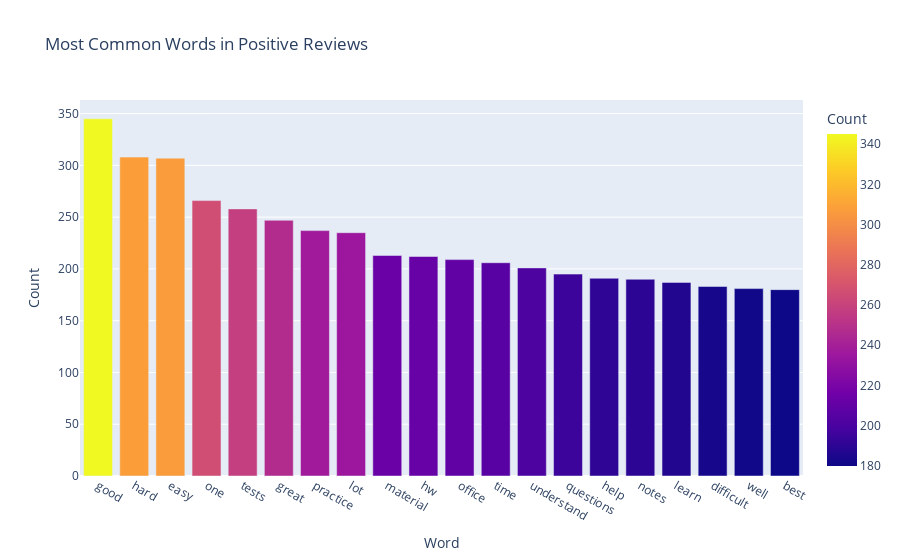
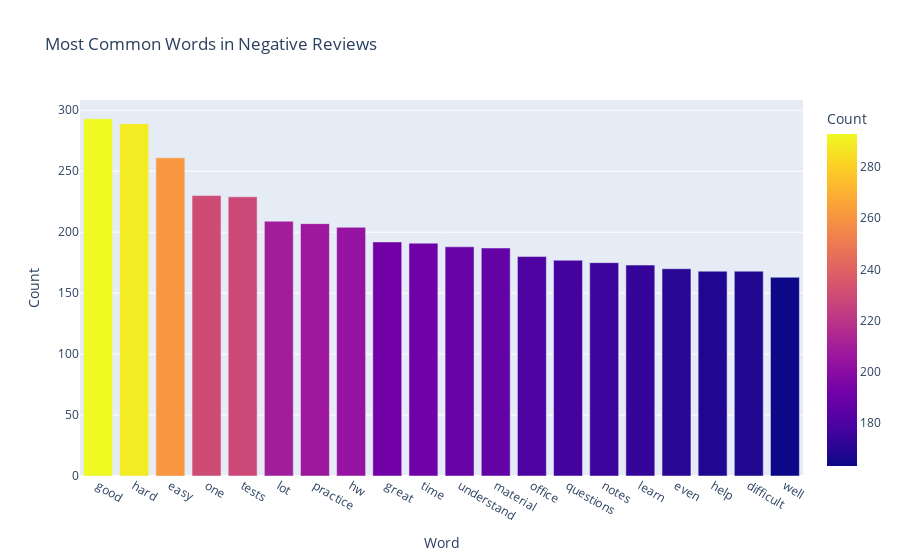

Notebook source saved alongside these figures, in order:
### Code cell
import pandas as pd
from collections import Counter
import plotly.express as px

# Separate positive and negative reviews based on the 'Sentiment' column
df_positive = df_all[df_all["Sentiment"].apply(lambda x: 'Positive' in x)]
df_negative = df_all[df_all["Sentiment"].apply(lambda x: 'Negative' in x)]

# Combine all words from positive reviews and negative reviews
pos_words = " ".join(df_positive["Reviews"].explode()).lower().split()
neg_words = " ".join(df_negative["Reviews"].explode()).lower().split()

# Remove stopwords
stop_words = set(stopwords.words('english'))
custom_stop_words = {'class', 'lecture', 'professor', 'really', 'homework', 'take', 'final', 'lectures', 'get', 'exams', 'student', 
                     'midterm', 'students', 'stats', 'go', 'make', 'course', 'pretty', 'would', 'like', 'much' }
stop_words.update(custom_stop_words)
pos_words = [word for word in pos_words if word not in stop_words and word.isalpha()]
neg_words = [word for word in neg_words if word not in stop_words and word.isalpha()]

# Count word frequencies
pos_freq = Counter(pos_words)
neg_freq = Counter(neg_words)

# Create dataframes with the most common words
df_pos_words = pd.DataFrame(pos_freq.most_common(20), columns=["Word", "Count"])
df_neg_words = pd.DataFrame(neg_freq.most_common(20), columns=["Word", "Count"])

# Plot both word distributions
fig1 = px.bar(df_pos_words, x="Word", y="Count", title="Most Common Words in Positive Reviews", color="Count")
fig2 = px.bar(df_neg_words, x="Word", y="Count", title="Most Common Words in Negative Reviews", color="Count")

fig1.show()
fig2.show()

### Figure 1 — Plotly figure (JSON) as saved in the notebook; plotly's stock layout.template omitted (floating-point values rounded to 4 significant figures)
{"data": [{"alignmentgroup": "True", "hovertemplate": "Word=%{x}<br>Count=%{marker.color}<extra></extra>", "legendgroup": "", "marker": {"color": [345, 308, 307, 266, 258, 247, 237, 235, 213, 212, 209, 206, 201, 195, 191, 190, 187, 183, 181, 180], "coloraxis": "coloraxis", "pattern": {"shape": ""}}, "name": "", "offsetgroup": "", "orientation": "v", "showlegend": false, "textposition": "auto", "type": "bar", "x": ["good", "hard", "easy", "one", "tests", "great", "practice", "lot", "material", "hw", "office", "time", "understand", "questions", "help", "notes", "learn", "difficult", "well", "best"], "xaxis": "x", "y": [345, 308, 307, 266, 258, 247, 237, 235, 213, 212, 209, 206, 201, 195, 191, 190, 187, 183, 181, 180], "yaxis": "y"}], "layout": {"barmode": "relative", "coloraxis": {"colorbar": {"title": {"text": "Count"}}, "colorscale": [[0, "#0d0887"], [0.1111, "#46039f"], [0.2222, "#7201a8"], [0.3333, "#9c179e"], [0.4444, "#bd3786"], [0.5556, "#d8576b"], [0.6667, "#ed7953"], [0.7778, "#fb9f3a"], [0.8889, "#fdca26"], [1, "#f0f921"]]}, "legend": {"tracegroupgap": 0}, "title": {"text": "Most Common Words in Positive Reviews"}, "xaxis": {"anchor": "y", "domain": [0, 1], "title": {"text": "Word"}}, "yaxis": {"anchor": "x", "domain": [0, 1], "title": {"text": "Count"}}}}

### Figure 2 — Plotly figure (JSON) as saved in the notebook; plotly's stock layout.template omitted (floating-point values rounded to 4 significant figures)
{"data": [{"alignmentgroup": "True", "hovertemplate": "Word=%{x}<br>Count=%{marker.color}<extra></extra>", "legendgroup": "", "marker": {"color": [293, 289, 261, 230, 229, 209, 207, 204, 192, 191, 188, 187, 180, 177, 175, 173, 170, 168, 168, 163], "coloraxis": "coloraxis", "pattern": {"shape": ""}}, "name": "", "offsetgroup": "", "orientation": "v", "showlegend": false, "textposition": "auto", "type": "bar", "x": ["good", "hard", "easy", "one", "tests", "lot", "practice", "hw", "great", "time", "understand", "material", "office", "questions", "notes", "learn", "even", "help", "difficult", "well"], "xaxis": "x", "y": [293, 289, 261, 230, 229, 209, 207, 204, 192, 191, 188, 187, 180, 177, 175, 173, 170, 168, 168, 163], "yaxis": "y"}], "layout": {"barmode": "relative", "coloraxis": {"colorbar": {"title": {"text": "Count"}}, "colorscale": [[0, "#0d0887"], [0.1111, "#46039f"], [0.2222, "#7201a8"], [0.3333, "#9c179e"], [0.4444, "#bd3786"], [0.5556, "#d8576b"], [0.6667, "#ed7953"], [0.7778, "#fb9f3a"], [0.8889, "#fdca26"], [1, "#f0f921"]]}, "legend": {"tracegroupgap": 0}, "title": {"text": "Most Common Words in Negative Reviews"}, "xaxis": {"anchor": "y", "domain": [0, 1], "title": {"text": "Word"}}, "yaxis": {"anchor": "x", "domain": [0, 1], "title": {"text": "Count"}}}}
